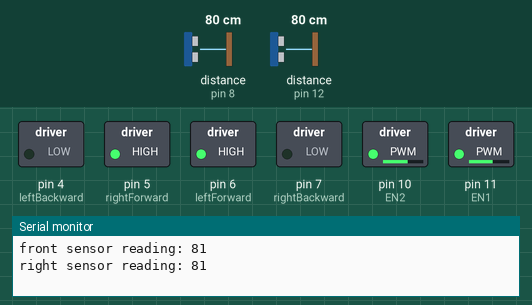
This sketch was run on a simulated Arduino Uno, built with avr-gcc and run on an emulated ATmega328P. On the bench: switched loads named in the sketch (green lamp = pin HIGH), the last lines printed to the serial monitor. Dashed ring = blinking. The inputs (shaded band) are chosen by the test bench; at power-on: distance to the obstacle (sensors on pin 12, pin 8) 80 cm. The echo pulse lasts 58.3 µs per cm.

Above: at 8.2 s.
8.3 s: distance to the obstacle (sensor on pin 12) set to 22 cm
At 13.1 s:
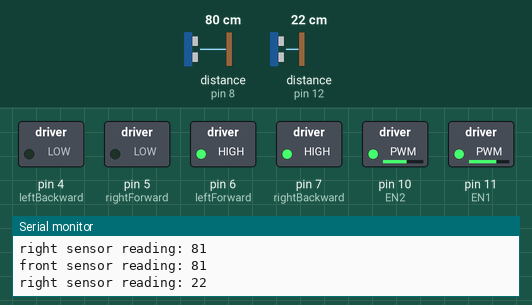
18.0 s: distance to the obstacle (sensor on pin 12) set to 19 cm
At 22.69 s:
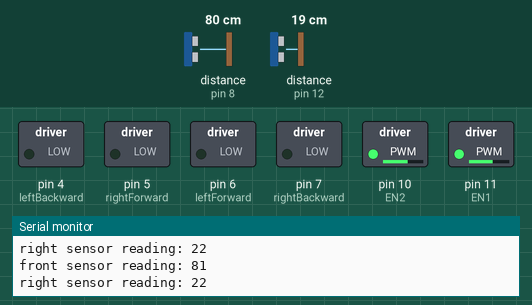
23.1 s: distance to the obstacle (sensor on pin 12) set to 4 cm
28.2 s: distance to the obstacle (sensor on pin 12) set to 2 cm
At 32.5 s:
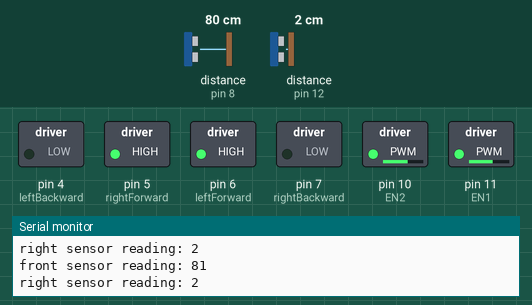
37.9 s: distance to the obstacle (sensor on pin 8) set to 197 cm
43.0 s: distance to the obstacle (sensor on pin 8) set to 203 cm
At 44.3 s:
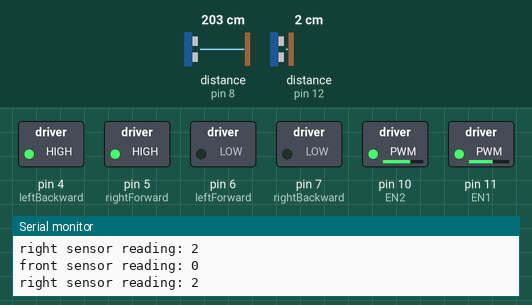
Timing chart, 0 to 46.0 s (numbered marks = the images above; inputs shaded):
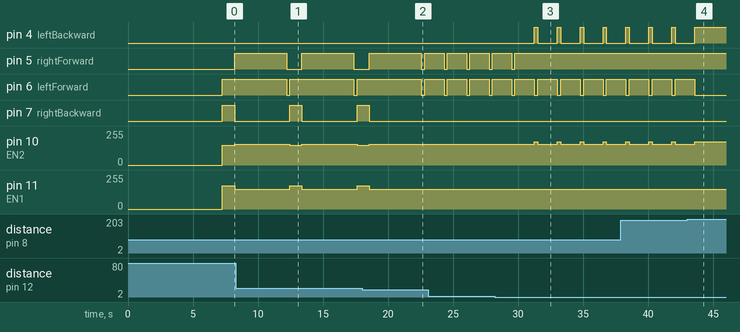

Measured:
- the behaviour switches between 21 and 20 cm on distance to the obstacle (sensor on pin 12) (found by bisection; images 1 and 2)
- the behaviour switches between 3 and 2 cm on distance to the obstacle (sensor on pin 12) (found by bisection; images 2 and 3)
- the behaviour switches between 200 and 201 cm on distance to the obstacle (sensor on pin 8) (found by bisection; images 3 and 4)
- after the input at 28.2 s, pin 4 (leftBackward): alternates HIGH for 0.26 s and LOW for 1.5 s, starting after 3.1 s; pin 5 (rightForward): goes on until 29.8 s, then stays HIGH; pin 10 (EN2): alternates 173/255 for 0.26 s and 157/255 for 1.5 s, starting after 3.1 s
- after the input at 43.0 s, pin 4 (leftBackward): goes on until 43.6 s, then stays HIGH; pin 6 (leftForward): goes on until 43.6 s, then stays LOW; pin 10 (EN2): goes on until 43.6 s, then stays 173/255
- by itself, pin 6 (leftForward): alternates HIGH for 1.5 s and LOW for 0.26 s

The sketch:

new_ping_maze.ino
```cpp
#include <NewPing.h>

const int maxDistance = 200; // the sensor can only output max 200cm

const int echoPin1   = 12;  //echoPin1 RIGHT SIDE
const int trigPin1   = 13;  //TriggerPin1

const int echoPin2   = 8;   //echoPin2  FRONT
const int trigPin2   = 9;   // TriggerPin2

//MotorLeft
const int leftForward  = 6;    // Pin 2 of SN754410NE IC
const int leftBackward  = 4;    // Pin 7 of SN754410NE IC
int EN1 = 11;                 // Pin 1 of SN754410NE IC

//MotorRight
const int rightForward  = 5;    // Pin  10 of SN754410NE IC
const int rightBackward  = 7;    // Pin  15 of SN754410NE IC
int EN2 = 10;                 // Pin 9 of SN754410NE IC

const int ms = 5000; // delay
long fDistance;    // front distance
long rDistance;    // left  distance


NewPing fSensor(trigPin2, echoPin2, maxDistance);  // front facing sensor
NewPing rSensor(trigPin1, echoPin1, maxDistance);  // left  facing sensor

void setup()
{
  Serial.begin(9600);
  pinMode(leftForward, OUTPUT);
  pinMode(rightForward, OUTPUT);
  pinMode(leftBackward, OUTPUT);
  pinMode(rightBackward, OUTPUT);

  pinMode(EN1, OUTPUT);
  pinMode(EN2, OUTPUT);

  delay(7000);
}

void loop()
{
  fDistance = fSensor.convert_cm(fSensor.ping_median(5));  // new median filter front sensor
  rDistance = rSensor.convert_cm(rSensor.ping_median(5));  // new median filter left  sensor
  Serial.print( "front sensor reading: ");
  Serial.println(fDistance);
  Serial.print( "right sensor reading: ");
  Serial.println(rDistance);

 if (fDistance <= 10 && rDistance > 10)   //Front blocked, turn right
 {
   right();
   Reset();
   straight();
   delay(1000);
   Reset();
 }

 if(fDistance > 20 && rDistance > 20) // Front open right open, turn right
 {
  right();
  Reset();
  straight();
  delay(1000);
  Reset();
 }

 if (fDistance > 12)
 {
  straight();
  Reset();
 }

 if (rDistance < 3)
 {
  slight_left();
 }

}


void Reset()
{
   digitalWrite(leftForward, LOW);
   digitalWrite(leftBackward, LOW);   // Stop motor
   digitalWrite(rightForward, LOW);
   digitalWrite(rightBackward, LOW);
}

void straight()
{
   analogWrite(EN1, 150);
   analogWrite(EN2, 157);
   digitalWrite(leftForward, HIGH);
   digitalWrite(leftBackward, LOW);
   digitalWrite(rightForward, HIGH);  // Go straight
   digitalWrite(rightBackward, LOW);
   delay(1500);
}

void reverse()
{
   analogWrite(EN1, 150);
   analogWrite(EN2, 160);
   digitalWrite(leftForward, LOW);
   digitalWrite(leftBackward, HIGH);
   digitalWrite(rightForward, LOW);  // Reverse
   digitalWrite(rightBackward, HIGH);
   delay(160);
}

void right()
{
   analogWrite(EN1, 173);
   analogWrite(EN2, 150);
   digitalWrite(leftForward, HIGH);
   digitalWrite(leftBackward, LOW);   // Turn right
   digitalWrite(rightForward, LOW);
   digitalWrite(rightBackward, HIGH);
   delay(950);
}

void left()
{
   analogWrite(EN1, 150);
   analogWrite(EN2, 173);
   digitalWrite(leftForward, LOW);
   digitalWrite(leftBackward, HIGH);   // Turn right
   digitalWrite(rightForward, HIGH);
   digitalWrite(rightBackward, LOW);
   delay(950);
}

void slight_right()
{
   analogWrite(EN1, 173);
   analogWrite(EN2, 150);
   digitalWrite(leftForward, HIGH);
   digitalWrite(leftBackward, LOW);   // Turn slight_right
   digitalWrite(rightForward, LOW);
   digitalWrite(rightBackward, HIGH);
   delay(75);
}

void slight_left()
{
   analogWrite(EN1, 150);
   analogWrite(EN2, 173);
   digitalWrite(leftForward, LOW);
   digitalWrite(leftBackward, HIGH);   // Turn slight_right
   digitalWrite(rightForward, HIGH);
   digitalWrite(rightBackward, LOW);
   delay(20);
}
```
